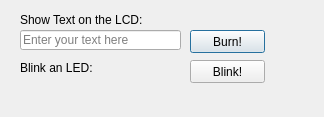
<?xml version="1.0" encoding="UTF-8"?>
<ui version="4.0">
 <class>Dialog</class>
 <widget class="QDialog" name="Dialog">
  <property name="geometry">
   <rect>
    <x>0</x>
    <y>0</y>
    <width>324</width>
    <height>117</height>
   </rect>
  </property>
  <property name="windowTitle">
   <string>AVRFlasher</string>
  </property>
  <widget class="QPushButton" name="LCDButton">
   <property name="geometry">
    <rect>
     <x>190</x>
     <y>30</y>
     <width>75</width>
     <height>23</height>
    </rect>
   </property>
   <property name="text">
    <string>Burn!</string>
   </property>
  </widget>
  <widget class="QLineEdit" name="lineEdit">
   <property name="geometry">
    <rect>
     <x>20</x>
     <y>30</y>
     <width>161</width>
     <height>20</height>
    </rect>
   </property>
   <property name="placeholderText">
    <string>Enter your text here</string>
   </property>
  </widget>
  <widget class="QLabel" name="label">
   <property name="geometry">
    <rect>
     <x>20</x>
     <y>10</y>
     <width>171</width>
     <height>20</height>
    </rect>
   </property>
   <property name="text">
    <string>Show Text on the LCD:</string>
   </property>
  </widget>
  <widget class="QLabel" name="label_2">
   <property name="geometry">
    <rect>
     <x>20</x>
     <y>60</y>
     <width>121</width>
     <height>16</height>
    </rect>
   </property>
   <property name="text">
    <string>Blink an LED:</string>
   </property>
  </widget>
  <widget class="QPushButton" name="blinkButton">
   <property name="geometry">
    <rect>
     <x>190</x>
     <y>60</y>
     <width>75</width>
     <height>23</height>
    </rect>
   </property>
   <property name="text">
    <string>Blink!</string>
   </property>
  </widget>
 </widget>
 <tabstops>
  <tabstop>lineEdit</tabstop>
  <tabstop>LCDButton</tabstop>
  <tabstop>blinkButton</tabstop>
 </tabstops>
 <resources/>
 <connections/>
</ui>
